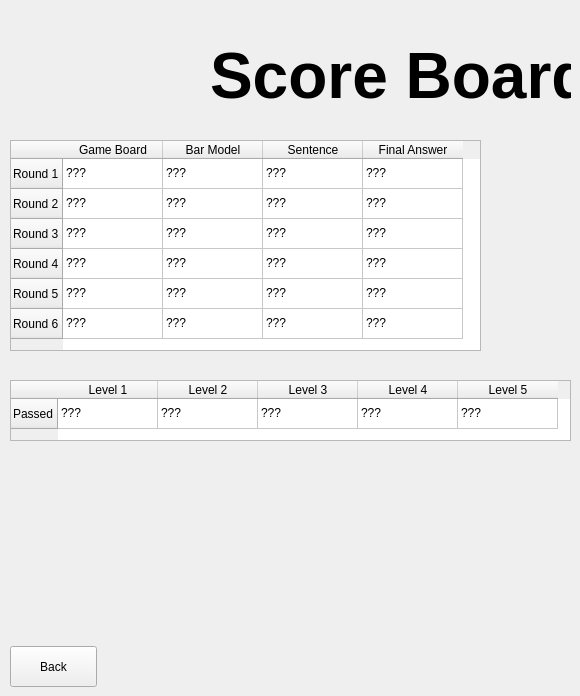
    <widget class="QWidget" name="scoreboard_2">
     <widget class="QLabel" name="label_11">
      <property name="geometry">
       <rect>
        <x>210</x>
        <y>40</y>
        <width>361</width>
        <height>71</height>
       </rect>
      </property>
      <property name="text">
       <string>&lt;html&gt;&lt;head/&gt;&lt;body&gt;&lt;p&gt;&lt;span style=&quot; font-size:48pt; font-weight:600;&quot;&gt;Score Board&lt;/span&gt;&lt;/p&gt;&lt;/body&gt;&lt;/html&gt;</string>
      </property>
     </widget>
     <widget class="QPushButton" name="pushButton_12">
      <property name="geometry">
       <rect>
        <x>10</x>
        <y>646</y>
        <width>87</width>
        <height>41</height>
       </rect>
      </property>
      <property name="text">
       <string>Back</string>
      </property>
     </widget>
     <widget class="QTableWidget" name="tableWidget">
      <property name="geometry">
       <rect>
        <x>10</x>
        <y>140</y>
        <width>471</width>
        <height>211</height>
       </rect>
      </property>
      <property name="editTriggers">
       <set>QAbstractItemView::NoEditTriggers</set>
      </property>
      <property name="dragDropOverwriteMode">
       <bool>false</bool>
      </property>
      <property name="selectionMode">
       <enum>QAbstractItemView::NoSelection</enum>
      </property>
      <row>
       <property name="text">
        <string>Round 1</string>
       </property>
      </row>
      <row>
       <property name="text">
        <string>Round 2</string>
       </property>
      </row>
      <row>
       <property name="text">
        <string>Round 3</string>
       </property>
      </row>
      <row>
       <property name="text">
        <string>Round 4</string>
       </property>
      </row>
      <row>
       <property name="text">
        <string>Round 5</string>
       </property>
      </row>
      <row>
       <property name="text">
        <string>Round 6</string>
       </property>
      </row>
      <column>
       <property name="text">
        <string>Game Board</string>
       </property>
      </column>
      <column>
       <property name="text">
        <string>Bar Model</string>
       </property>
      </column>
      <column>
       <property name="text">
        <string>Sentence</string>
       </property>
      </column>
      <column>
       <property name="text">
        <string>Final Answer</string>
       </property>
      </column>
      <item row="0" column="0">
       <property name="text">
        <string>???</string>
       </property>
      </item>
      <item row="0" column="1">
       <property name="text">
        <string>???</string>
       </property>
      </item>
      <item row="0" column="2">
       <property name="text">
        <string>???</string>
       </property>
      </item>
      <item row="0" column="3">
       <property name="text">
        <string>???</string>
       </property>
      </item>
      <item row="1" column="0">
       <property name="text">
        <string>???</string>
       </property>
      </item>
      <item row="1" column="1">
       <property name="text">
        <string>???</string>
       </property>
      </item>
      <item row="1" column="2">
       <property name="text">
        <string>???</string>
       </property>
      </item>
      <item row="1" column="3">
       <property name="text">
        <string>???</string>
       </property>
      </item>
      <item row="2" column="0">
       <property name="text">
        <string>???</string>
       </property>
      </item>
      <item row="2" column="1">
       <property name="text">
        <string>???</string>
       </property>
      </item>
      <item row="2" column="2">
       <property name="text">
        <string>???</string>
       </property>
      </item>
      <item row="2" column="3">
       <property name="text">
        <string>???</string>
       </property>
      </item>
      <item row="3" column="0">
       <property name="text">
        <string>???</string>
       </property>
      </item>
      <item row="3" column="1">
       <property name="text">
        <string>???</string>
       </property>
      </item>
      <item row="3" column="2">
       <property name="text">
        <string>???</string>
       </property>
      </item>
      <item row="3" column="3">
       <property name="text">
        <string>???</string>
       </property>
      </item>
      <item row="4" column="0">
       <property name="text">
        <string>???</string>
       </property>
      </item>
      <item row="4" column="1">
       <property name="text">
        <string>???</string>
       </property>
      </item>
      <item row="4" column="2">
       <property name="text">
        <string>???</string>
       </property>
      </item>
      <item row="4" column="3">
       <property name="text">
        <string>???</string>
       </property>
      </item>
      <item row="5" column="0">
       <property name="text">
        <string>???</string>
       </property>
      </item>
      <item row="5" column="1">
       <property name="text">
        <string>???</string>
       </property>
      </item>
      <item row="5" column="2">
       <property name="text">
        <string>???</string>
       </property>
      </item>
      <item row="5" column="3">
       <property name="text">
        <string>???</string>
       </property>
      </item>
     </widget>
     <widget class="QTableWidget" name="tableWidget_2">
      <property name="geometry">
       <rect>
        <x>10</x>
        <y>380</y>
        <width>561</width>
        <height>61</height>
       </rect>
      </property>
      <row>
       <property name="text">
        <string>Passed</string>
       </property>
      </row>
      <column>
       <property name="text">
        <string>Level 1</string>
       </property>
      </column>
      <column>
       <property name="text">
        <string>Level 2</string>
       </property>
      </column>
      <column>
       <property name="text">
        <string>Level 3</string>
       </property>
      </column>
      <column>
       <property name="text">
        <string>Level 4</string>
       </property>
      </column>
      <column>
       <property name="text">
        <string>Level 5</string>
       </property>
      </column>
      <item row="0" column="0">
       <property name="text">
        <string>???</string>
       </property>
      </item>
      <item row="0" column="1">
       <property name="text">
        <string>???</string>
       </property>
      </item>
      <item row="0" column="2">
       <property name="text">
        <string>???</string>
       </property>
      </item>
      <item row="0" column="3">
       <property name="text">
        <string>???</string>
       </property>
      </item>
      <item row="0" column="4">
       <property name="text">
        <string>???</string>
       </property>
      </item>
     </widget>
    </widget>
